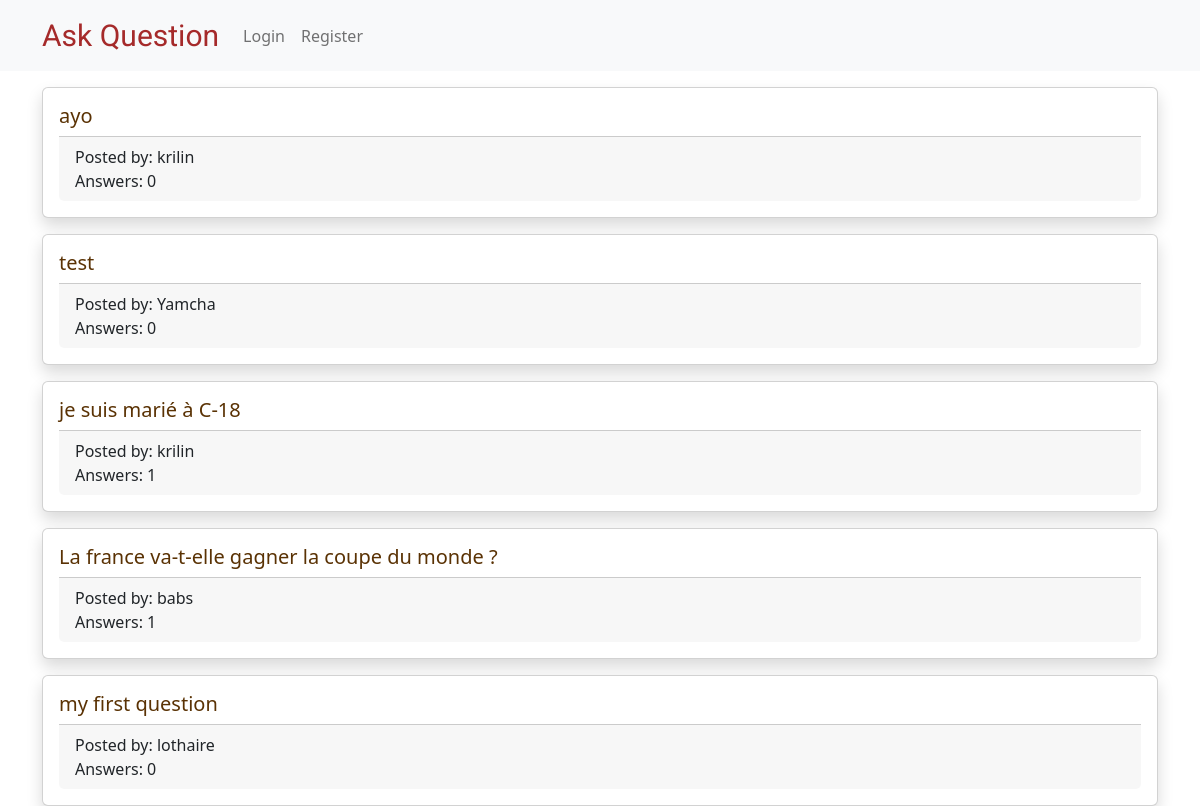
The page /question/ on the database as committed earlier.
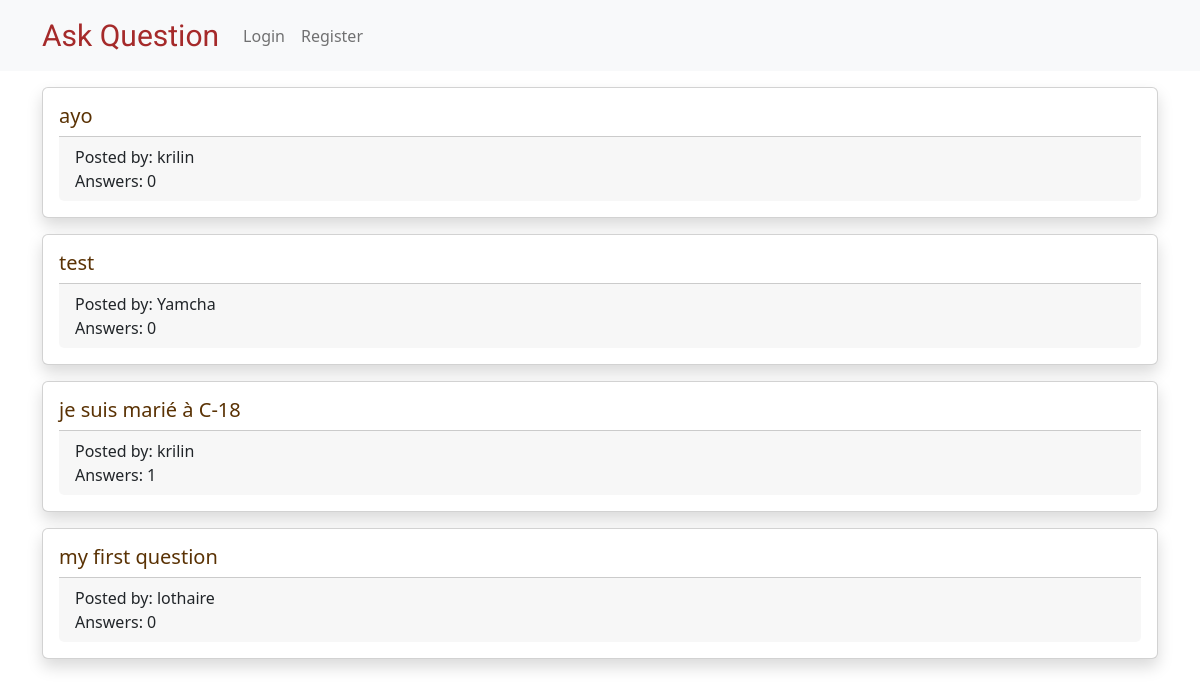
The same page on the database as committed later.
### questions/models.py (models this page shows, shortened)
class Question(models.Model):
    created_at = models.DateTimeField(auto_now_add=True)
    title = models.CharField(max_length=250)
    body = models.TextField()
    slug = models.SlugField(max_length=250, unique=True)
    author = models.ForeignKey(settings.AUTH_USER_MODEL, on_delete=models.CASCADE, related_name='questions')

### users/models.py (models this page shows)
class CustomUser(AbstractUser):
    pass

### questions/views.py (the view)
# urls.py: path('question/', question_list, name='qlist'),
def question_list(request):
    if 'q' in request.GET:
        q = request.GET['q']
        question_list = Question.objects.filter(title__icontains=q).order_by('-created_at')
    else:
        question_list = Question.objects.all().order_by('-created_at')
    return render(request, 'QList.html', {'question_list':question_list})

### templates/QList.html (shortened to what this page needs)
{% extends 'base.html' %}
{% block body %}
<div class="container">
    {% for question in question_list %}
        <div class="card mt-3 shadow">
            <div class="card-body">
                <h5 class="card-title"><a class="link-style" href="{% url 'qdetails' question.slug %}">{{ question.title }}</a></h5>
                <div class="card-footer">
                    <div class="row">
                        <div class="co col-md-auto">
                            Posted by: {{ question.author.username }}
                        </div>
                    </div>
                    <div class="row">
                        <div class="co col-md-auto">
                            Answers: {{ question.answers.count }}
                        </div>
                    </div>
                </div>
            </div>
        </div>
    {% endfor %}
</div>
{% endblock %}

### templates/base.html (shortened to what this page needs)
<!DOCTYPE html>
<html lang="en">
<head>
<link href="https://cdn.jsdelivr.net/npm/bootstrap@5.2.3/dist/css/bootstrap.min.css" rel="stylesheet">
    {% include 'navbar.html' %}
</head>
<body>
    {% block body %}
    {% endblock %}
</body>
</html>

### templates/navbar.html (shortened to what this page needs)
<nav class="navbar navbar-expand-lg bg-light">
    <div class="container ">
      <a class="navbar-brand text-style" href="{% url 'qlist' %}">Ask Question</a>
      <div class="collapse navbar-collapse" id="navbarSupportedContent">
        <ul class="navbar-nav me-auto mb-2 mb-lg-0 ">
          {% if user.is_authenticated %}
            <li class="nav-item ms-5">
                <a class="nav-link disabled">Welcome {{user.username}} </a>
              </li>
              <form class="d-flex px-5" role="search">
                <input class="form-control me-2" type="search" placeholder="Search" aria-label="Search" name="q">
                <button class="btn btn-outline-success" type="submit">Search</button>
              </form>
          <li class="nav-item">
            <a class="nav-link active" aria-current="page" href="{% url 'qlist' %}">FAQ</a>
          </li>
          <li class="nav-item">
            <a class="nav-link" href="{% url 'create_question' %}">Add a question</a>
          </li>
          <li class="nav-item">
            <a class="nav-link" href="{% url 'logout' %}">Logout</a>
          </li>
          <li class="nav-item dropdown">
            <a class="nav-link dropdown-toggle" href="#" role="button" data-bs-toggle="dropdown" aria-expanded="false">
              Profile
            </a>
            <ul class="dropdown-menu">
              <li><a class="dropdown-item" href="{% url 'profile' %}">Update Profile</a></li>
              <li><a class="dropdown-item" href="{% url 'password_change' %}">Change Password</a></li>
              <li><hr class="dropdown-divider"></li>
              <li><a class="dropdown-item" href="{% url 'list' %}">Question & Answer</a></li>
            </ul>
          </li>
          {% else %}
          <li class="nav-item">
            <a class="nav-link" href="{% url 'login' %}">Login</a>
          </li>
          <li class="nav-item">
            <a class="nav-link" href="{% url 'register' %}">Register</a>
          </li>
          {% endif %}
        </ul>
      </div>
    </div>
  </nav>

### templates/navbar.html (style rules this page uses)
.text-style { font-size: 30px !important; font-family: 'Roboto' !important; color: brown !important; }

### templates/QList.html (style rules this page uses)
.link-style { text-decoration: none; color: rgb(90, 50, 4); }

Rows that differ between the two databases and show on the page:
removed Question: title "La france va-t-elle gagner la coupe du monde ?", author.username "babs", answers.count "1"
